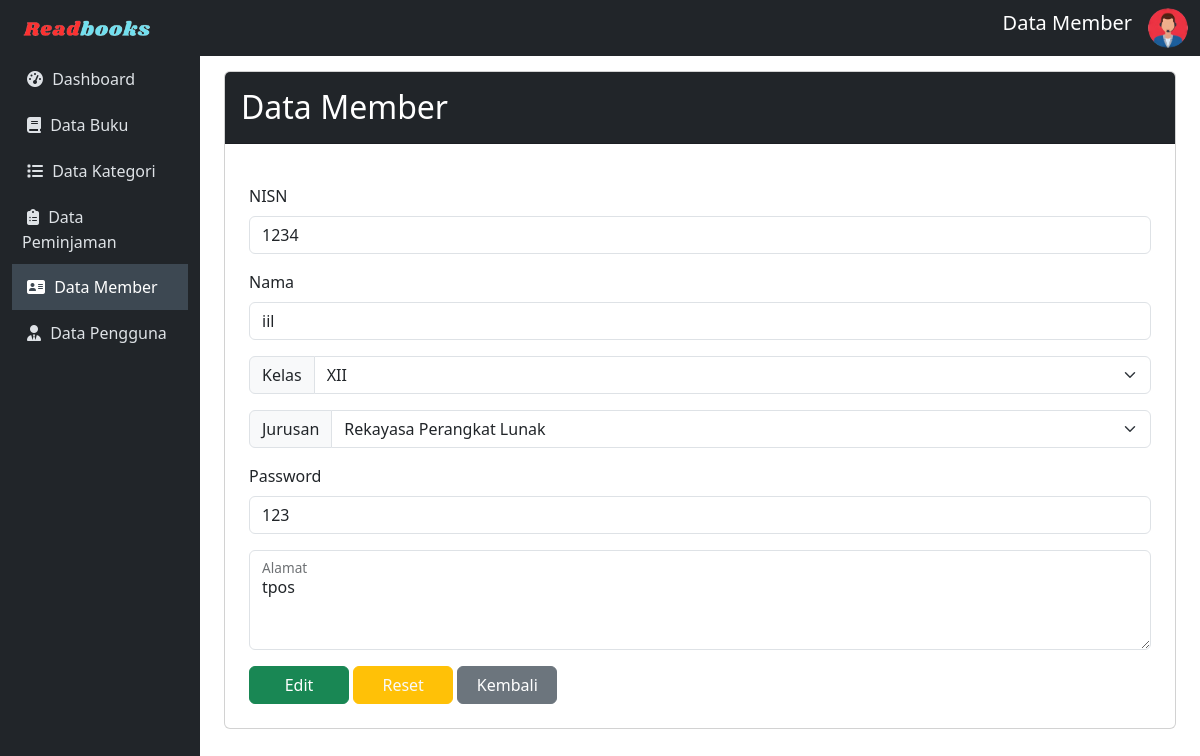
/admin/member/editMember.php?nisn=1234, run on the app's committed database.
### tables this page shows
CREATE TABLE `member` (
  `nisn` varchar(10) NOT NULL,
  `nama` varchar(50) NOT NULL,
  `password` varchar(50) NOT NULL,
  `kelas` varchar(50) NOT NULL,
  `jurusan` varchar(50) NOT NULL,
  `alamat` varchar(50) NOT NULL
);

### config/config.php (called while the page is built, shortened)
<?php
$host = "127.0.0.1";
$username = "root";
$password = "";
$database_name = "ukk_alika";
$connection = mysqli_connect($host, $username, $password, $database_name);
function queryReadData($dataKategori)
{
  global $connection;
  $result = mysqli_query($connection, $dataKategori);
  $items = [];
  while ($item = mysqli_fetch_assoc($result)) {
    $items[] = $item;
  }
  return $items;
}
?>

### admin/member/editMember.php (the view, shortened to what this page needs)
<?php
include "../../config/config.php";
$nisn = $_GET['nisn'];
$datasiswa = queryReadData("SELECT * FROM member where nisn = '$nisn' ");
?>
<!DOCTYPE html>
<html lang="en">
<head>
    <link href="https://cdn.jsdelivr.net/npm/bootstrap@5.3.2/dist/css/bootstrap.min.css" rel="stylesheet">
</head>
<body>
    <nav class="navbar navbar-expand-lg navbar-dark sticky-top">
        <div class="container-fluid">
            <a class="navbar-brand" href="index.php"><img src="../../assets/readbook.png" width="150px"></a>
            <div class="collapse navbar-collapse" id="mynavbar">
                <ul class="navbar-nav ms-auto">
                    <li class="nav-item">
                        <span class="navbar-brand text-center">Data Member</span>
                    </li>
                    <li class="nav-item">
                        <i id="profile-icon" class="bi bi-person-circle text-light" data-bs-toggle="dropdown">
                            <img src="../../assets/adminLogo.png" alt="Avatar Logo" style="width:40px;" class="rounded-pill"></i>
                    </li>
                </ul>
            </div>
        </div>
    </nav>
    <div class="container-fluid">
        <div class="row">
            <nav id="sidebar" class="col-md-3 col-lg-2 d-md-block position-fixed vh-100">
                <div class="position-sticky">
                    <ul class="nav flex-column">
                        <li class="nav-item">
                            <a class="nav-link" href="../index.php">
                               <i class="fa fa-dashboard" style="margin: 5px;"></i>
                                Dashboard
                            </a>
                        </li>
                        <li class="nav-item">
                            <a class="nav-link" href="../buku/data-buku.php">
                            <i class="fa fa-book" style="margin: 5px;"></i>
                                Data Buku
                            </a>
                        </li>
                        <li class="nav-item">
                            <a class="nav-link" href="../kategori/data-kategori.php">
                            <i class="fa fa-list" style="margin: 5px;"></i>
                                Data Kategori
                            </a>
                        </li>
                        <li class="nav-item">
                            <a class="nav-link" href="../peminjaman/data-peminjaman.php">
                            <i class="fas fa-clipboard-list" style="margin: 5px;"></i>
                                Data Peminjaman
                            </a>
                        </li>
                        <li class="nav-item">
                            <a class="nav-link active" href="data-member.php">
                            <i class="fa fa-address-card" style="margin: 5px;"></i>
                                Data Member
                            </a>
                        </li>
                        <li class="nav-item">
                            <a class="nav-link" href="../akun/pengguna.php">
                            <i class="fas fa-user-tie" style="margin: 5px;"></i>
                                Data Pengguna
                            </a>
                        </li>
                    </ul>
                </div>
            </nav>
            <main id="content" class="col-md-9 ms-sm-auto col-lg-10 px-md-4">
                <div class="card">
                <div class="card-header bg-dark text-white">
                        <h2 class="mt-2">Data Member</h2>
                    </div>
                    <?php foreach ($datasiswa as $item) : ?>
                        <div class="card-body">
                            <form action="" method="post" enctype="multipart/form-data" class="mt-3 p-2">
                                <div class="mb-3">
                                    <label for="exampleFormControlInput1" class="form-label">NISN</label>
                                    <input type="text" class="form-control" name="nisn" id="nisn" value="<?= $item['nisn']; ?>">
                                </div>
                                <div class="mb-3">
                                    <label for="exampleFormControlInput1" class="form-label">Nama</label>
                                    <input type="text" class="form-control" name="nama" id="nama" value="<?= $item['nama']; ?>">
                                </div>
                                <div class="input-group mb-3">
                                    <label class="input-group-text" for="inputGroupSelect01">Kelas</label>
                                    <select class="form-select" id="kelas" name="kelas">
                                        <option selected><?= $item["kelas"]; ?></option>
                                    </select>
                                </div>
                                <div class="input-group mb-3">
                                    <label class="input-group-text" for="inputGroupSelect01">Jurusan</label>
                                    <select class="form-select" id="jurusan" name="jurusan">
                                        <option selected><?= $item["jurusan"]; ?></option>
                                    </select>
                                </div>
                                <div class="mb-3">
                                    <label for="exampleFormControlInput1" class="form-label">Password</label>
                                    <input type="text" class="form-control" name="password" id="password" value="<?= $item['password']; ?>">
                                </div>
                                <div class="form-floating mt-3 mb-3">
                                    <textarea class="form-control" placeholder="sinopsis tentang buku ini" name="alamat" id="alamat" style="height: 100px"><?= $item['alamat']; ?></textarea>
                                    <label for="floatingTextarea2">Alamat</label>
                                </div>
                                <div class="custom-css-form">
                                    <button class="btn btn-success" type="submit" name="edit" style="width:100px;">Edit</button>
                                    <input type="reset" class="btn btn-warning text-light" value="Reset" style="width:100px;">
                                    <a class="btn btn-secondary" href="data-member.php" style="width:100px;">Kembali</a>
                                </div>
                            </form>
                        <?php endforeach; ?>
                        </div>
            </main>
        </div>
    </div>
</body>
</html>

### admin/member/editMember.php (style rules this page uses)
body { font-family: 'Segoe UI', Tahoma, Geneva, Verdana, sans-serif; }
#sidebar { background-color: #212529; color: #fff; }
#content { transition: margin-left 0.5s; padding: 15px; }
.navbar { background-color: #212529; }
.navbar-brand { color: #fff; }
.nav-link { padding: 10px; text-decoration: none; color: #dee2e6; transition: background-color 0.3s, color 0.3s; }
.nav-link.active { background-color: #3d4852; color: #fff; }

### data on the page
member: nisn "1234", nama "iil", kelas "XII", jurusan "Rekayasa Perangkat Lunak", password "123", alamat "tpos"
